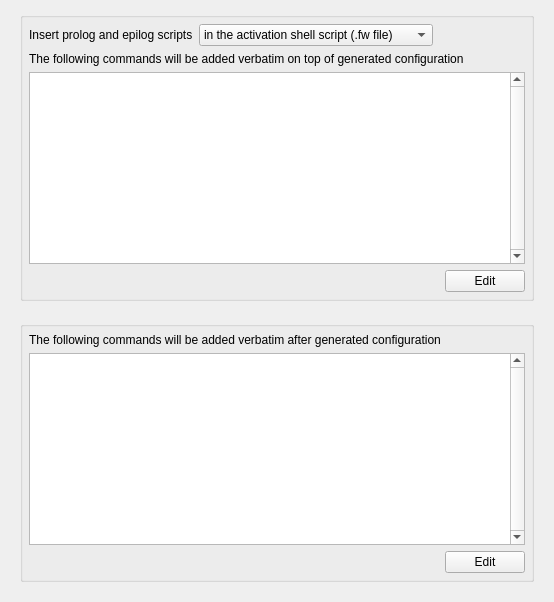
     <widget class="QWidget" name="tab6">
      <attribute name="title">
       <string>Prolog/Epilog</string>
      </attribute>
      <layout class="QGridLayout">
       <property name="leftMargin">
        <number>20</number>
       </property>
       <property name="topMargin">
        <number>12</number>
       </property>
       <property name="rightMargin">
        <number>20</number>
       </property>
       <property name="bottomMargin">
        <number>20</number>
       </property>
       <property name="spacing">
        <number>20</number>
       </property>
       <item row="1" column="0">
        <widget class="QGroupBox" name="frame147">
         <property name="title">
          <string/>
         </property>
         <layout class="QGridLayout">
          <property name="margin" stdset="0">
           <number>6</number>
          </property>
          <item row="2" column="1">
           <widget class="QPushButton" name="edit_epilog_button">
            <property name="text">
             <string>Edit</string>
            </property>
           </widget>
          </item>
          <item row="2" column="0">
           <spacer>
            <property name="orientation">
             <enum>Qt::Orientation::Horizontal</enum>
            </property>
            <property name="sizeType">
             <enum>QSizePolicy::Policy::Expanding</enum>
            </property>
            <property name="sizeHint" stdset="0">
             <size>
              <width>40</width>
              <height>20</height>
             </size>
            </property>
           </spacer>
          </item>
          <item row="1" column="0" colspan="2">
           <widget class="QTextEdit" name="epilog_script">
            <property name="verticalScrollBarPolicy">
             <enum>Qt::ScrollBarPolicy::ScrollBarAlwaysOn</enum>
            </property>
            <property name="horizontalScrollBarPolicy">
             <enum>Qt::ScrollBarPolicy::ScrollBarAlwaysOff</enum>
            </property>
           </widget>
          </item>
          <item row="0" column="0" colspan="2">
           <widget class="QLabel" name="textLabel2_2_2">
            <property name="text">
             <string>The following commands will be added verbatim after generated configuration</string>
            </property>
            <property name="alignment">
             <set>Qt::AlignmentFlag::AlignVCenter</set>
            </property>
            <property name="wordWrap">
             <bool>true</bool>
            </property>
           </widget>
          </item>
         </layout>
        </widget>
       </item>
       <item row="0" column="0">
        <widget class="QGroupBox" name="frame146">
         <property name="title">
          <string/>
         </property>
         <layout class="QGridLayout">
          <property name="margin" stdset="0">
           <number>6</number>
          </property>
          <item row="3" column="3">
           <widget class="QPushButton" name="edit_prolog_button">
            <property name="text">
             <string>Edit</string>
            </property>
           </widget>
          </item>
          <item row="2" column="0" colspan="4">
           <widget class="QTextEdit" name="prolog_script">
            <property name="verticalScrollBarPolicy">
             <enum>Qt::ScrollBarPolicy::ScrollBarAlwaysOn</enum>
            </property>
            <property name="horizontalScrollBarPolicy">
             <enum>Qt::ScrollBarPolicy::ScrollBarAlwaysOff</enum>
            </property>
           </widget>
          </item>
          <item row="1" column="0" colspan="4">
           <widget class="QLabel" name="textLabel2_2">
            <property name="text">
             <string>The following commands will be added verbatim on top of generated configuration</string>
            </property>
            <property name="alignment">
             <set>Qt::AlignmentFlag::AlignVCenter</set>
            </property>
            <property name="wordWrap">
             <bool>true</bool>
            </property>
           </widget>
          </item>
          <item row="0" column="0">
           <widget class="QLabel" name="textLabel1_6">
            <property name="text">
             <string>Insert prolog and epilog scripts</string>
            </property>
            <property name="wordWrap">
             <bool>false</bool>
            </property>
           </widget>
          </item>
          <item row="0" column="1">
           <widget class="QComboBox" name="prologPlace">
            <property name="sizePolicy">
             <sizepolicy hsizetype="Expanding" vsizetype="Fixed">
              <horstretch>0</horstretch>
              <verstretch>0</verstretch>
             </sizepolicy>
            </property>
            <item>
             <property name="text">
              <string>in the activation shell script (.fw file)</string>
             </property>
            </item>
            <item>
             <property name="text">
              <string>in the pf rule file (.conf file)</string>
             </property>
            </item>
           </widget>
          </item>
          <item row="0" column="2" colspan="2">
           <spacer>
            <property name="orientation">
             <enum>Qt::Orientation::Horizontal</enum>
            </property>
            <property name="sizeType">
             <enum>QSizePolicy::Policy::Expanding</enum>
            </property>
            <property name="sizeHint" stdset="0">
             <size>
              <width>40</width>
              <height>20</height>
             </size>
            </property>
           </spacer>
          </item>
          <item row="3" column="0" colspan="3">
           <spacer>
            <property name="orientation">
             <enum>Qt::Orientation::Horizontal</enum>
            </property>
            <property name="sizeType">
             <enum>QSizePolicy::Policy::Expanding</enum>
            </property>
            <property name="sizeHint" stdset="0">
             <size>
              <width>410</width>
              <height>20</height>
             </size>
            </property>
           </spacer>
          </item>
         </layout>
        </widget>
       </item>
      </layout>
     </widget>
